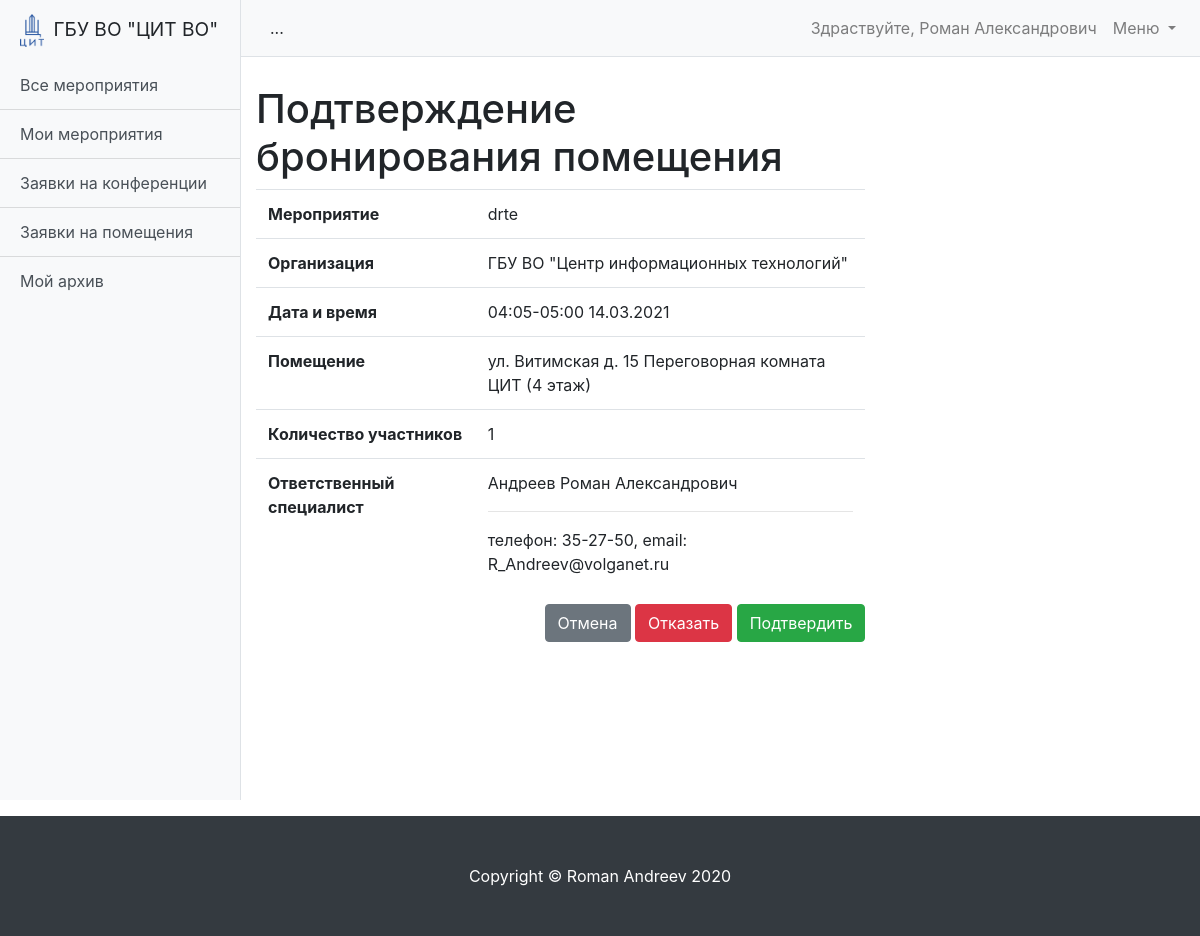
/schedule/booking-approve/2/ (signed in), run on an earlier commit of the app's database.
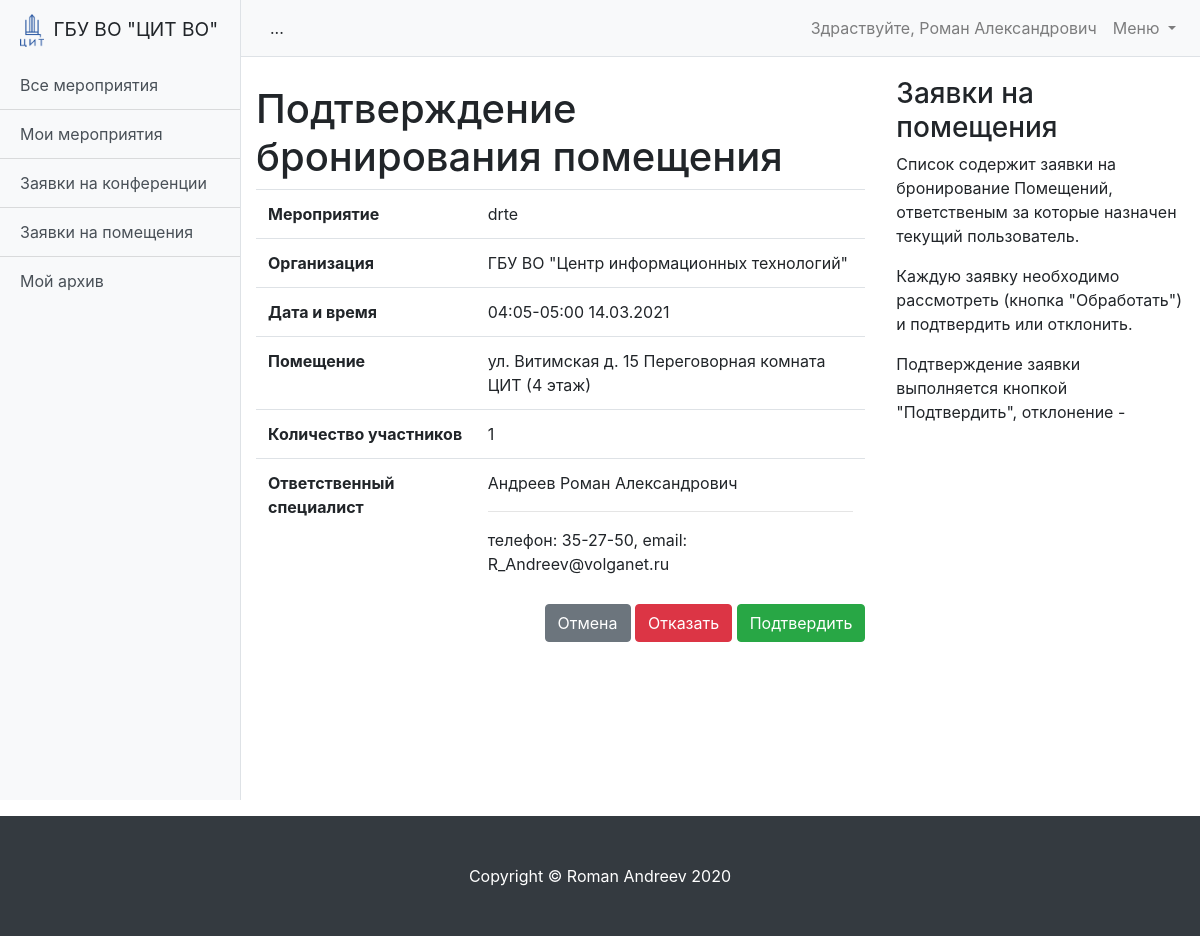
And on a later commit of the database.
### help/models.py (models this page shows, shortened)
class Page(models.Model):
    serial_number = models.SmallIntegerField(verbose_name='Порядковый номер')
    name = models.CharField(verbose_name='Название', max_length=20)
    slug = models.SlugField(unique=True)
    urls = models.TextField(verbose_name='Страницы для автоматического вывода',
                            help_text='Перечислите url-адреса страниц на которых будет автоматически отображатся эта '
                                      'страница помощи. Например: "/schedule/event-create/;" или '
                                      '"/schedule/event/*.*/conference-create/; /schedule/conference-approve/*.*/;", '
                                      'где ";" - конец адреса.',
                            null=True, blank=True)
    section = models.ForeignKey('Section', verbose_name='Раздел', on_delete=models.CASCADE)
    created_at = models.DateTimeField(auto_now_add=True)
    updated_at = models.DateTimeField(auto_now=True)
    title = models.CharField(verbose_name='Заголовок', max_length=60)
    body_text = models.TextField(verbose_name='Содержание страницы')
    class Meta:
        ordering = ['serial_number']
        verbose_name = 'Страница'
        verbose_name_plural = 'Страницы'

### schedule/views/booking.py (the view, shortened to what this page needs)
# urls.py: path('booking-approve/<int:pk>/', BookingApproveView.as_view(), name='booking_approve'),
class BookingApproveView(UserIsAssistantMixin, HelpMixin, UpdateView):
    model = Booking
    fields = ['comment']
    template_name_suffix = '_approve'

### schedule/models.py (called while the page is built)
    def __str__(self):
        return f'{self.last_name} {self.first_name}'

    def __str__(self):
        return f'{self.address} {self.room}'

    def __str__(self):
        return self.name

### schedule/views/mixins.py (called while the page is built)
    def get_url_pattern(self):
        return re.sub(r'\d+', '*.*', self.request.path) + ';'

    def get_context_data(self, **kwargs):
        context = super().get_context_data(**kwargs)
        context['help'] = Page.objects.filter(urls__icontains=self.get_url_pattern()).first()
        return context

    def test_func(self):
        return self.request.user.is_assistant

### schedule/templates/schedule/booking_approve.html (shortened to what this page needs)
{% extends 'schedule/base.html' %}
{% load crispy_forms_tags %}
{% block data %}
<h1 class="mt-4">Подтверждение бронирования помещения</h1>
<table class="table">
    <tbody>
    <tr>
        <th>Мероприятие</th>
        <td>{{ booking.event.name }}</td>
    </tr>
    <tr>
        <th>Организация</th>
        <td>{{ booking.event.organization }}</td>
    </tr>
    <tr>
        <th>Дата и время</th>
        <td>{{ booking.time_start|date:"H:i" }}-{{ booking.time_end|date:"H:i" }} {{ booking.date|date:"d.m.Y" }}</td>
    </tr>
    <tr>
        <th>Помещение</th>
        <td>{{ booking.room }}</td>
    </tr>
    <tr>
        <th>Количество участников</th>
        <td>{{ booking.quota}}</td>
    </tr>
    <tr>
        <th>Ответственный специалист</th>
        <td>{{ booking.owner }}<hr>телефон: {{ booking.owner.phone }}, email: {{ booking.owner.email }}</td>
    </tr>
    </tbody>
</table>
<div>
    <form action=""  method="POST">
        <div align="right">
            <a class="btn btn-secondary" href="{{ request.META.HTTP_REFERER }}" role="button">Отмена</a>
            <button type="button" class="btn btn-danger" data-toggle="modal" data-target="#exampleModal">Отказать</button>
            <input type="submit" name="ready" class="btn btn-success" value="Подтвердить">
        </div>
    </form>
</div>
{% endblock data %}

### schedule/templates/schedule/base.html (shortened to what this page needs)
{% extends "base.html" %}
{% load static %}
{% block content %}
<div class="row">
  <div class="col-8">
      {% block data %}
      {% endblock data %}
  </div>
  <div class="col p-3">
    <h3>{{ help.title }}</h3>
    <div class="h-50 d-inline-block overflow-auto">
      {% autoescape off %}
      {{ help.body_text }}
      {% endautoescape %}
    </div>
  </div>
</div>
{% endblock content %}

What changed in the data, as far as the page shows it:
now on this page (row edited): Page: title "Заявки на помещения", body_text "Список содержит заявки на бронирование Помещений, ответственым за которые назначен текущий пользователь. Каждую заявку необходимо рассмотреть (кнопка \"Обработать\") и подтвердить или отклонить. Подтверждение заявки выполняется кнопкой \"Подтвердить\", отклонение -…"
